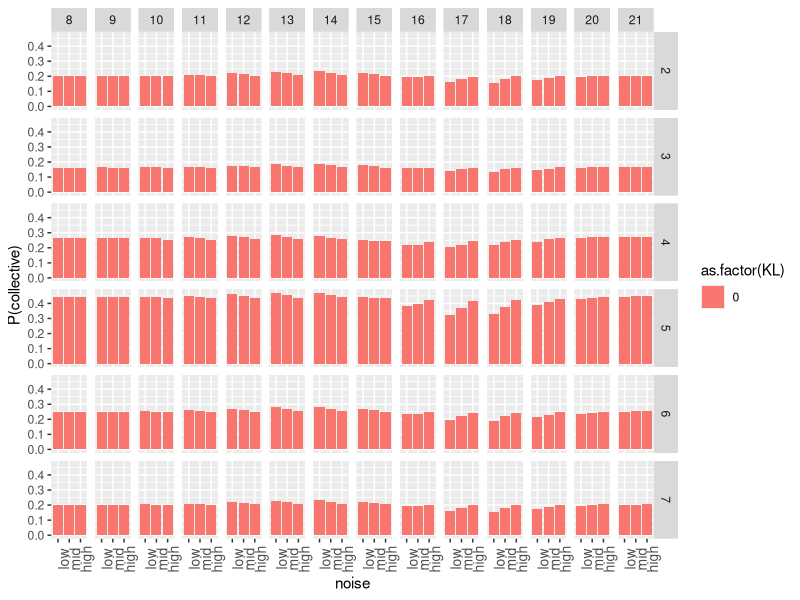
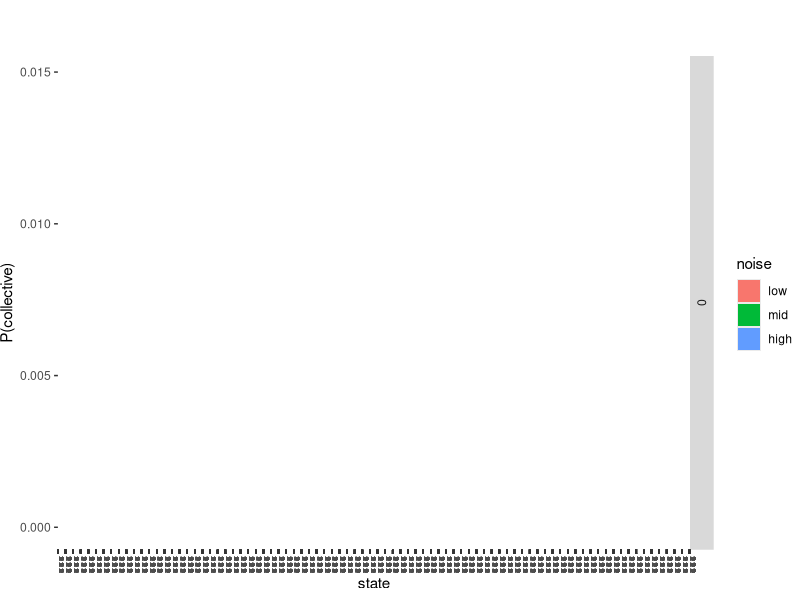
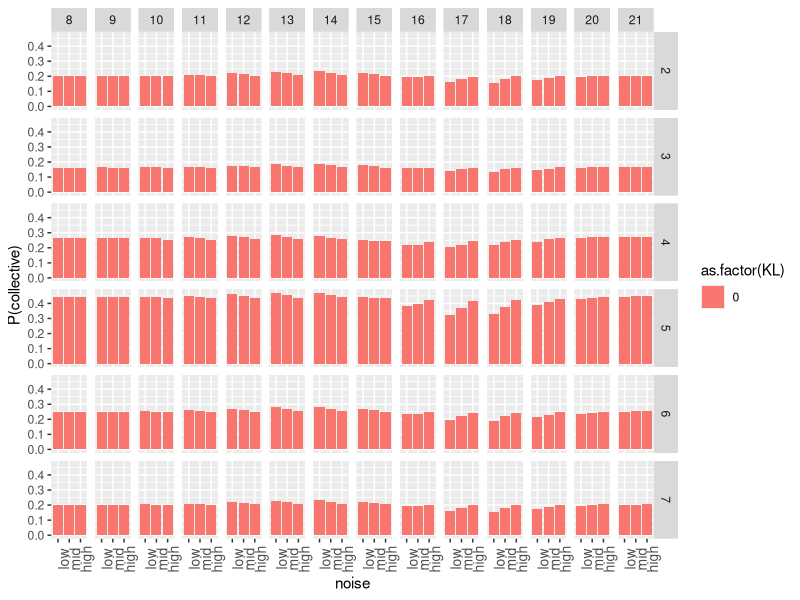
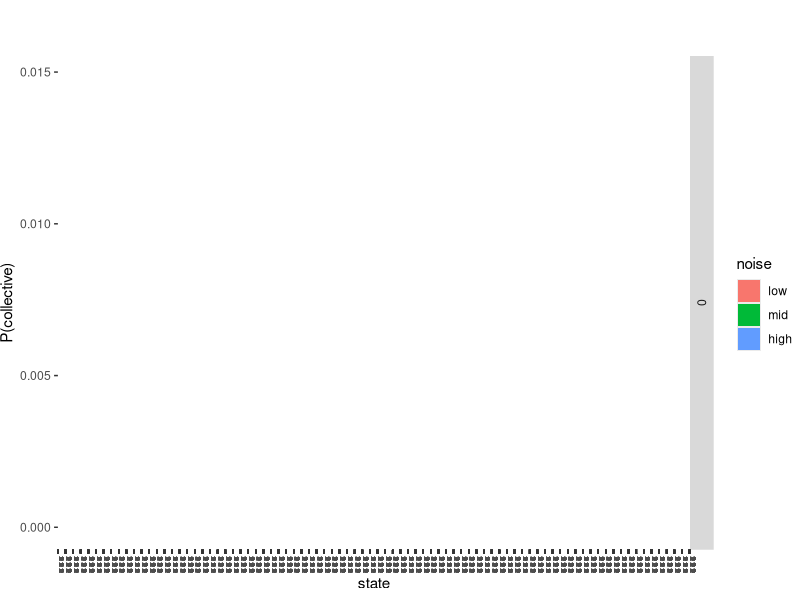

The R script that drew these images, in order: (Note: this script raises an error after producing the figures.)
library(ggplot2)

setwd("~/Documents/git/cocolab/collective/models/")

#no alternatives comparison
a = read.csv("plural-predication-KL-no-alt.csv",header=F)
a$KL = 1
b = read.csv("plural-predication-no-alt.csv",header=F)
b$KL = 0
d = rbind(a,b)
colnames(d) <- c("noise","numobjs","dist_theta","coll_theta","collective","obj1","obj2","p","KL")
head(d)



## KL
a = read.csv("plural-predication.csv",header=F)
a$neg = 0
a$KL = 0
b = read.csv("plural-predication-neg.csv",header=F)
b$neg = 1
b$KL = 0
c = read.csv("plural-predication-KL.csv",header=F)
c$neg = 0
c$KL = 1
d = read.csv("plural-predication-KL-neg.csv",header=F)
d$neg = 1
d$KL = 1
head(d)

d = rbind(a,b,c,d)
colnames(d) <- c("noise","numobjs","dist_theta","coll_theta","collective","obj1","obj2","p","neg","KL")
head(d)




###################################




#4 objects fixed thetas
a = read.csv("plural-predication-KL-1-5.csv",header=F)
a$KL = 1
b = read.csv("plural-predication-12.csv",header=F)
b$KL = 0
#d = rbind(a,b)
d <- b
#colnames(d) <- c("noise","numobjs","dist_theta","coll_theta","collective","obj1","obj2","p","KL")
colnames(d) <- c("noise","numobjs","dist_theta","coll_theta","collective","obj1","obj2","obj3","p","KL")
head(d)




## check
# (high 2 1 2 ((#f #t) (0.9491058411023046 0.050894158897695496)))
#t <- d[d$noise=="high"&d$numobjs==2&d$dist_theta==1&d$coll_theta==2,]
#t$p <- as.numeric(as.character(t$p))
#aggregate(p~collective,t,sum)

d$noise <-factor(d$noise,levels=c("low",'mid','high'))
d$numobjs <- factor(d$numobjs)
d$dist_theta <- factor(d$dist_theta)
d$coll_theta <- factor(d$coll_theta)
d$state = paste(d$obj1,d$obj2,d$obj3)
d$state <- factor(d$state)
d$KL <- factor(d$KL)
d$p <- as.numeric(as.character(d$p))

#all <- d

## no neg plots

#d <- d[d$neg==0,]

# check effect direction for fixed thetas

agg <- aggregate(p~noise*dist_theta*coll_theta*KL,d[d$collective=="true",],sum)

p <- ggplot(agg,aes(x=noise,y=p)) +
  geom_bar(stat='identity',position=position_dodge(),aes(fill=as.factor(KL))) +
  ylab("P(collective)") +
  theme(axis.text.x = element_text(size=10,angle=90))+
  facet_grid(dist_theta~coll_theta)
p
ggsave("plots/plural-predication-12.pdf",height=10,width=20)

# check state distribution

t <- d[d$collective=="true",]

state <- ggplot(t,aes(x=state,y=p,fill=noise)) +
  geom_bar(stat='identity',position=position_dodge()) +
  ylab("P(collective)") +
  theme(axis.text.x = element_text(size=5,angle=90))+
  facet_grid(KL~dist_theta+coll_theta)
state
ggsave("plots/plural-predication-state-12.pdf",height=5,width=70,limitsize=FALSE)



###################################


## INFERRED THETAS


#4 objects infer thetas
a = read.csv("plural-predication-KL-1-5.csv",header=F)
a$KL = 1
b = read.csv("plural-predication-3-5.csv",header=F)
b$KL = 0
#d = rbind(a,b)
d <- b
#colnames(d) <- c("noise","numobjs","dist_theta","coll_theta","collective","obj1","obj2","p","KL")
colnames(d) <- c("noise","numobjs","collective","obj1","obj2","p","KL")
head(d)


d$noise <-factor(d$noise,levels=c("low",'mid','high'))
d$numobjs <- factor(d$numobjs)
d$dist_theta <- factor(d$dist_theta)
d$coll_theta <- factor(d$coll_theta)
d$state = paste(d$obj1,d$obj2)
d$state <- factor(d$state)
d$KL <- factor(d$KL)
d$p <- as.numeric(as.character(d$p))

# check effect direction for inferred thetas



agg <- aggregate(p~noise*KL,d[d$collective=="true",],sum)

p <- ggplot(agg,aes(x=noise,y=p)) +
  geom_bar(stat='identity',position=position_dodge(),aes(fill=as.factor(KL))) +
  ylab("P(collective)") +
  theme(axis.text.x = element_text(size=10,angle=90))#+
  #facet_grid(dist_theta~coll_theta)
p
ggsave("plots/plural-predication-3-5.pdf",height=10,width=20)

# check state distribution for inferred thetas

t <- d[d$collective=="true",]

state <- ggplot(t,aes(x=state,y=p,fill=noise)) +
  geom_bar(stat='identity',position=position_dodge()) +
  ylab("P(collective)") +
  theme(axis.text.x = element_text(size=15,angle=90))+
  facet_wrap(~KL)
state
ggsave("plots/plural-predication-state-3-5.pdf",height=5,width=25,limitsize=FALSE)




## no neg plots

n <- all[all$neg==1,]

# check effect direction

agg <- aggregate(p~noise*dist_theta*coll_theta*KL,n[n$collective=="true",],sum)

neg <- ggplot(agg,aes(x=noise,y=p)) +
  geom_bar(stat='identity',position=position_dodge(),aes(fill=as.factor(KL))) +
  ylab("P(collective)") +
  theme(axis.text.x = element_text(size=10,angle=90))+
  facet_grid(dist_theta~coll_theta)
neg
ggsave("plots/plural-predication-neg.pdf",height=10,width=20)

# check state distribution

t <- n[n$collective=="true",]

neg_state <- ggplot(t,aes(x=state,y=p,fill=noise)) +
  geom_bar(stat='identity',position=position_dodge()) +
  ylab("P(collective)") +
  theme(axis.text.x = element_text(size=5,angle=90))+
  facet_grid(KL~dist_theta+coll_theta)
neg_state
ggsave("plots/plural-predication-neg-state.pdf",height=5,width=70,limitsize=FALSE)


